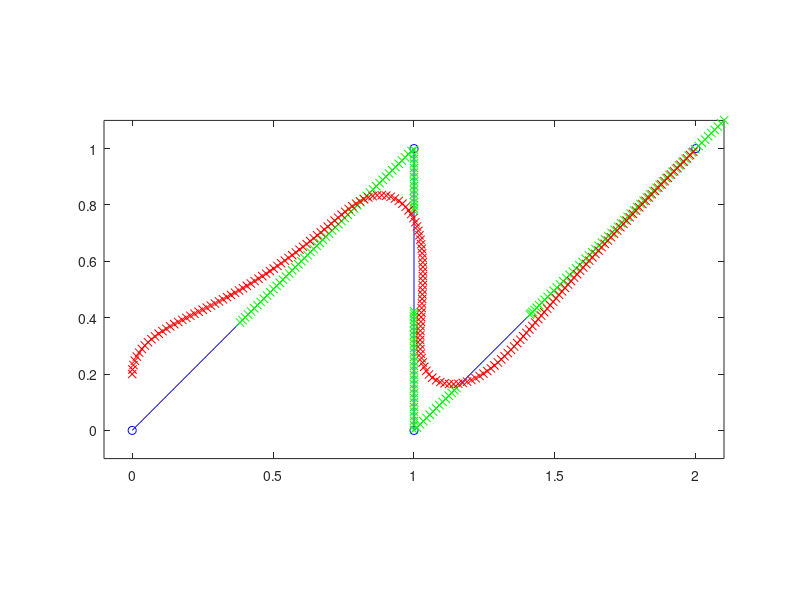

This figure's MATLAB source:
function RR_Robot_Path

%% Renaissance Repository, https://github.com/tbewley/RR/tree/main/RR_chap11
%% Copyright 2024 by Thomas Bewley, published under BSD 3-Clause License.

U=.3;                     % U=(U_right+U_left)/2 = target forward velocity (MKS units)
Udiff=0;                  % U_diff=U_right-U_left = steering control variable
                          %   [note that U_right=U+U_diff/2, U_left=U-U_diff/2]
ell=.4;                   % look ahead distance (increase for smoother, "sloppier" response)
p=[0 1 1 2;               % desired trajectory (straight line segments)
   0 1 0 1];
n=size(p,2);              % number of points on desired trajectory
k=2;                      % inital target point on trajectory
x=[0;.2;pi/2];            % initial state  x=[r_1,r_2,alpha] (e_1-coord,e_2-coord,angle)
                          % alpha is positive counter-clockwise (zero to the right)
h=1;   t=0;               % timestep and initial time for time-marching algorithm
close all; global r L; r=.053975; L=.39116; % wheel radius, and distance between wheels
K=2;  % Extra gain on feedback (nominally one!)

xmin=min(p(1,:)); xmax=max(p(1,:)); ymin=min(p(2,:)); ymax=max(p(2,:)); 


plot(p(1,:),p(2,:),'bo-'); axis equal; hold on; axis([xmin-.1 xmax+.1 ymin-.1 ymax+.1]);

for i=1:1000
  s0=p(:,k)-p(:,k-1); s0=s0/norm(s0);     % Unit vector along current trajectory segment
  c0=p(:,k-1)-((p(:,k-1)-x(1:2))'*s0)*s0; % Closest point on current segment to robot
  if (norm(p(:,k)-c0)<ell), check=true, else, check=false; end
  if (check & k<n)
    s1=p(:,k+1)-p(:,k); s1=s1/norm(s1);   % Unit vector along next trajectory segment.
    c1=p(:,k)-((p(:,k)-x(1:2))'*s1)*s1;   % Closest point on next segment to robot.
  end
  if     (check & k<n  & norm(x(1:2)-c0)>norm(x(1:2)-c1)), k=k+1; % Handle c passing p(:,k) for k<n
  elseif (check & k==n & (c0-p(:,n))'*s0>0),               break  % Handle c passing p(:,n)
  else                                   % Handle other cases
    g=c0+ell*s0;                         % Goal point (ell meters ahead on current segment)
    if (check & (g-p(:,k))'*s0>0),       % Handle g passing p(:,k)
      g=p(:,k)+(ell-norm(p(:,k)-c0))*s1; %   [goal point moves over to next segment]
    end
    d=norm(g-x(1:2));       % Distance from robot's current location to goal point.
    delta=(g(1)-x(1))*sin(x(3))-(g(2)-x(2))*cos(x(3)); % Lateral distance to be moved when
                            % advancing from robot's current location to the goal point.
    gamma=-2*delta/d^2;     % 1/gamma = radius of curvature required to intercept goal.
    alphadot=gamma*(U*r); Udiff=K*(L/2)*alphadot/r;  % turn rate required to turn at desired radius
    plot(x(1),x(2),'rx'); plot(g(1),g(2),'gx'); pause(0.01);

    f1=RHS(x,U,Udiff);        f2=RHS(x+h*f1/2,U,Udiff);   % Simulate system with RK4
    f3=RHS(x+h*f2/2,U,Udiff); f4=RHS(x+h*f3,U,Udiff);     % (Replace this code chuck with
    x=x+h*(f1/6+(f2+f3)/3+f4/6); t=t+h;                   % application to actual system.)
  end
end

end % function RobotPath
%%%%%%%%%%%%%%%%%%%%%%%%%%%%%%%%%%%%%%%%%%%%%%%%%%%%%%%%%%%%%%%%%%%%%%%%%%%%%%%%%%%%%%%%%%%
function rhs=RHS(x,U,Udiff)                      % Auxiliary function used by RK4 routine
global r L; rhs=[r*U*cos(x(3)); r*U*sin(x(3)); r*Udiff/(L/2)];
end % function RHS
